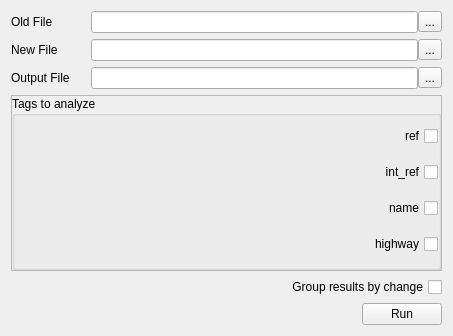
<?xml version="1.0" encoding="UTF-8"?>
<ui version="4.0">
 <class>MainWindow</class>
 <widget class="QMainWindow" name="MainWindow">
  <property name="geometry">
   <rect>
    <x>0</x>
    <y>0</y>
    <width>453</width>
    <height>336</height>
   </rect>
  </property>
  <property name="sizePolicy">
   <sizepolicy hsizetype="Preferred" vsizetype="Fixed">
    <horstretch>0</horstretch>
    <verstretch>0</verstretch>
   </sizepolicy>
  </property>
  <property name="minimumSize">
   <size>
    <width>0</width>
    <height>336</height>
   </size>
  </property>
  <property name="maximumSize">
   <size>
    <width>16777215</width>
    <height>336</height>
   </size>
  </property>
  <property name="windowTitle">
   <string>Chameleon</string>
  </property>
  <widget class="QWidget" name="centralWidget">
   <layout class="QVBoxLayout" name="verticalLayout">
    <item>
     <layout class="QHBoxLayout" name="oldHLayout">
      <property name="spacing">
       <number>0</number>
      </property>
      <property name="sizeConstraint">
       <enum>QLayout::SetDefaultConstraint</enum>
      </property>
      <item>
       <widget class="QLabel" name="oldFileLabel">
        <property name="minimumSize">
         <size>
          <width>80</width>
          <height>0</height>
         </size>
        </property>
        <property name="text">
         <string>Old File</string>
        </property>
        <property name="alignment">
         <set>Qt::AlignJustify|Qt::AlignVCenter</set>
        </property>
       </widget>
      </item>
      <item>
       <widget class="QLineEdit" name="oldFileNameBox">
        <property name="sizePolicy">
         <sizepolicy hsizetype="Expanding" vsizetype="Fixed">
          <horstretch>1</horstretch>
          <verstretch>0</verstretch>
         </sizepolicy>
        </property>
       </widget>
      </item>
      <item>
       <widget class="QToolButton" name="oldFileSelectButton">
        <property name="layoutDirection">
         <enum>Qt::LeftToRight</enum>
        </property>
        <property name="text">
         <string>...</string>
        </property>
       </widget>
      </item>
     </layout>
    </item>
    <item>
     <layout class="QHBoxLayout" name="newHLayout">
      <property name="spacing">
       <number>0</number>
      </property>
      <item>
       <widget class="QLabel" name="newFileLabel">
        <property name="minimumSize">
         <size>
          <width>80</width>
          <height>0</height>
         </size>
        </property>
        <property name="text">
         <string>New File</string>
        </property>
        <property name="alignment">
         <set>Qt::AlignJustify|Qt::AlignVCenter</set>
        </property>
       </widget>
      </item>
      <item>
       <widget class="QLineEdit" name="newFileNameBox">
        <property name="sizePolicy">
         <sizepolicy hsizetype="Expanding" vsizetype="Fixed">
          <horstretch>1</horstretch>
          <verstretch>0</verstretch>
         </sizepolicy>
        </property>
       </widget>
      </item>
      <item>
       <widget class="QToolButton" name="newFileSelectButton">
        <property name="text">
         <string>...</string>
        </property>
       </widget>
      </item>
     </layout>
    </item>
    <item>
     <layout class="QHBoxLayout" name="outHLayout">
      <property name="spacing">
       <number>0</number>
      </property>
      <item>
       <widget class="QLabel" name="outputFileLabel">
        <property name="minimumSize">
         <size>
          <width>80</width>
          <height>0</height>
         </size>
        </property>
        <property name="text">
         <string>Output File</string>
        </property>
        <property name="alignment">
         <set>Qt::AlignJustify|Qt::AlignVCenter</set>
        </property>
       </widget>
      </item>
      <item>
       <widget class="QLineEdit" name="outputFileNameBox">
        <property name="sizePolicy">
         <sizepolicy hsizetype="Expanding" vsizetype="Fixed">
          <horstretch>1</horstretch>
          <verstretch>0</verstretch>
         </sizepolicy>
        </property>
       </widget>
      </item>
      <item>
       <widget class="QToolButton" name="outputFileSelectButton">
        <property name="text">
         <string>...</string>
        </property>
       </widget>
      </item>
     </layout>
    </item>
    <item>
     <widget class="QFrame" name="frame">
      <property name="frameShape">
       <enum>QFrame::StyledPanel</enum>
      </property>
      <property name="frameShadow">
       <enum>QFrame::Raised</enum>
      </property>
      <layout class="QVBoxLayout" name="verticalLayout_2">
       <property name="leftMargin">
        <number>0</number>
       </property>
       <property name="topMargin">
        <number>0</number>
       </property>
       <property name="rightMargin">
        <number>0</number>
       </property>
       <property name="bottomMargin">
        <number>0</number>
       </property>
       <item>
        <widget class="QGroupBox" name="groupBox">
         <property name="title">
          <string>Tags to analyze</string>
         </property>
         <layout class="QVBoxLayout" name="verticalLayout_3">
          <property name="leftMargin">
           <number>0</number>
          </property>
          <property name="topMargin">
           <number>0</number>
          </property>
          <property name="rightMargin">
           <number>0</number>
          </property>
          <property name="bottomMargin">
           <number>0</number>
          </property>
          <item>
           <widget class="QCheckBox" name="refBox">
            <property name="layoutDirection">
             <enum>Qt::RightToLeft</enum>
            </property>
            <property name="text">
             <string>ref</string>
            </property>
           </widget>
          </item>
          <item>
           <widget class="QCheckBox" name="int_refBox">
            <property name="layoutDirection">
             <enum>Qt::RightToLeft</enum>
            </property>
            <property name="text">
             <string>int_ref</string>
            </property>
           </widget>
          </item>
          <item>
           <widget class="QCheckBox" name="nameBox">
            <property name="layoutDirection">
             <enum>Qt::RightToLeft</enum>
            </property>
            <property name="text">
             <string>name</string>
            </property>
           </widget>
          </item>
          <item>
           <widget class="QCheckBox" name="highwayBox">
            <property name="layoutDirection">
             <enum>Qt::RightToLeft</enum>
            </property>
            <property name="text">
             <string>highway</string>
            </property>
           </widget>
          </item>
         </layout>
        </widget>
       </item>
      </layout>
     </widget>
    </item>
    <item>
     <layout class="QHBoxLayout" name="horizontalLayout">
      <item>
       <spacer name="horizontalSpacer">
        <property name="orientation">
         <enum>Qt::Horizontal</enum>
        </property>
        <property name="sizeHint" stdset="0">
         <size>
          <width>40</width>
          <height>20</height>
         </size>
        </property>
       </spacer>
      </item>
      <item>
       <widget class="QCheckBox" name="groupingCheckBox">
        <property name="layoutDirection">
         <enum>Qt::RightToLeft</enum>
        </property>
        <property name="text">
         <string>Group results by change</string>
        </property>
       </widget>
      </item>
     </layout>
    </item>
    <item>
     <layout class="QHBoxLayout" name="horizontalLayout_2">
      <item>
       <spacer name="horizontalSpacer_2">
        <property name="orientation">
         <enum>Qt::Horizontal</enum>
        </property>
        <property name="sizeHint" stdset="0">
         <size>
          <width>40</width>
          <height>20</height>
         </size>
        </property>
       </spacer>
      </item>
      <item>
       <widget class="QPushButton" name="runButton">
        <property name="sizePolicy">
         <sizepolicy hsizetype="Fixed" vsizetype="Fixed">
          <horstretch>0</horstretch>
          <verstretch>0</verstretch>
         </sizepolicy>
        </property>
        <property name="layoutDirection">
         <enum>Qt::RightToLeft</enum>
        </property>
        <property name="text">
         <string>Run</string>
        </property>
       </widget>
      </item>
     </layout>
    </item>
   </layout>
  </widget>
 </widget>
 <layoutdefault spacing="6" margin="11"/>
 <resources/>
 <connections/>
</ui>
